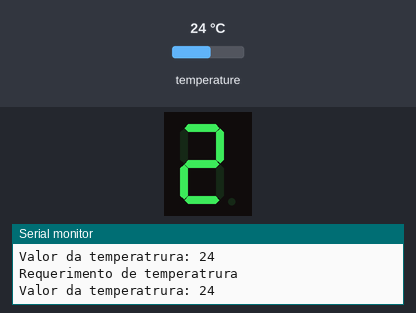
The sketch below on a simulated Arduino Mega 2560, built with avr-gcc and run on an emulated ATmega2560. On the bench: 1-digit seven-segment display, the last lines printed to the serial monitor. Wiring (inferred from the names in the program): 1-digit 7-segment display, segments lit when HIGH: segments pin 22, pin 23, pin 24, pin 25, pin 26, pin 27, pin 28. The test bench sets the inputs (shaded band); at power-on: temperature 24 °C. The segment pins are drawn as the display they are named for.

Above: at 3.3 s.
3.4 s: temperature set to 33 °C
At 5.2 s:
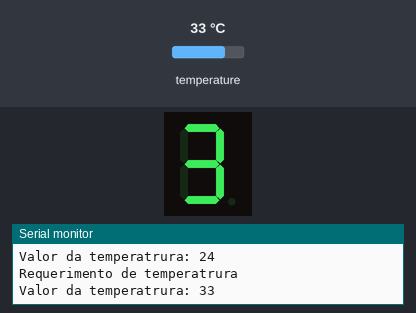
5.9 s: temperature set to 12 °C
At 7.3 s:
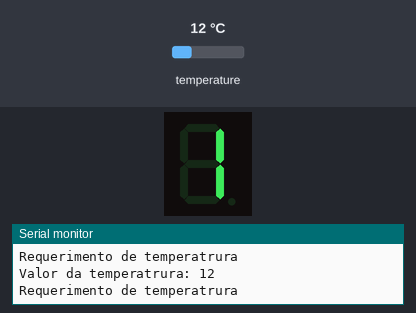
9.3 s: temperature set to 19 °C
Timing chart, 0 to 12.3 s (numbered marks = the images above; inputs shaded):
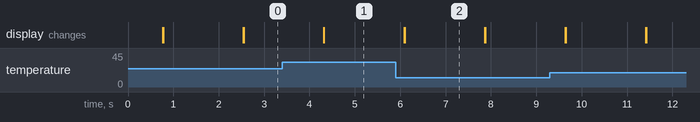

Measured:
- after the input at 3.4 s, the display: changes after 0.91 s (image 1)
- after the input at 5.9 s, the display: first changes after 0.19 s (image 2 shows a later state)
- what the display in image 2 shows lasts 1.8 s, from 6.1 s to 7.9 s

The sketch:

ler_temperatura_imprimir_console.ino
```cpp
/*INCLUSÃO DAS BIBLIOTECAS*/
#include <OneWire.h>
#include <DallasTemperature.h>
//criar biblioteca
#include "exibe_disp.h"
#define a 22
#define b 23
#define c 24
#define d 25
#define e 26
#define f 27
#define g 28
#define port_unidade 2
#define port_dezena 3

const int sensorPin = 8; // Pino onde o sensor LM35 está conectado
float temperaturaC;      // Variável para armazenar a temperatura em graus Celsius
float voltage;           // Variável para armazenar a leitura do ADC

OneWire oneWire(sensorPin);
DallasTemperature sensors(&oneWire);

int unidade, dezena;
int cont = 0;
int display[10][7] = {
  //a, b, c, d, e, f, g
  {1, 1, 1, 1, 1, 1, 0},  // 0
  {0, 1, 1, 0, 0, 0, 0},  // 1
  {1, 1, 0, 1, 1, 0, 1},  // 2
  {1, 1, 1, 1, 0, 0, 1},  // 3
  {0, 1, 1, 0, 0, 1, 1},  // 4
  {1, 0, 1, 1, 0, 1, 1},  // 5
  {1, 0, 1, 1, 1, 1, 1},  // 6
  {1, 1, 1, 0, 0, 0, 0},  // 7
  {1, 1, 1, 1, 1, 1, 1},  // 8
  {1, 1, 1, 1, 0, 1, 1}   // 9
};

void setup() {
  Serial.begin(9600);  // Inicia a comunicação serial a 9600bps

  pinMode(a, OUTPUT);
  pinMode(b, OUTPUT);
  pinMode(c, OUTPUT);
  pinMode(d, OUTPUT);
  pinMode(e, OUTPUT);
  pinMode(f, OUTPUT);
  pinMode(g, OUTPUT);
}

void loop() {
  Serial.print("\nRequerimento de temperatrura");
  sensors.requestTemperatures();

  Serial.print("\nValor da temperatrura: ");
  cont = sensors.getTempCByIndex(0);
  Serial.print(cont);

  dezena = cont / 10;
  unidade = cont % 10;

  exibe_disp(dezena, unidade);


  delay(1000); // Espera 1 segundo antes da próxima leitura
}
```

exibe_disp.h
```cpp
void exibe_disp(int, int);
```

exibe_disp.ino
```cpp
void exibe_disp(int dezena, int unidade) {

  digitalWrite(a, display[unidade][0]);
  digitalWrite(b, display[unidade][1]);
  digitalWrite(c, display[unidade][2]);
  digitalWrite(d, display[unidade][3]);
  digitalWrite(e, display[unidade][4]);
  digitalWrite(f, display[unidade][5]);
  digitalWrite(g, display[unidade][6]);

  //catodo negativo, vamos ligar um de cada vez pra aparecer dezena e unidade
  digitalWrite(port_unidade, LOW);
  digitalWrite(port_dezena, HIGH);

  delay(5);

  digitalWrite(a, display[dezena][0]);
  digitalWrite(b, display[dezena][1]);
  digitalWrite(c, display[dezena][2]);
  digitalWrite(d, display[dezena][3]);
  digitalWrite(e, display[dezena][4]);
  digitalWrite(f, display[dezena][5]);
  digitalWrite(g, display[dezena][6]);

  //catodo negativo, vamos ligar um de cada vez pra aparecer dezena e unidade
  digitalWrite(port_unidade, HIGH);
  digitalWrite(port_dezena, LOW);

  delay(5);
}
```
